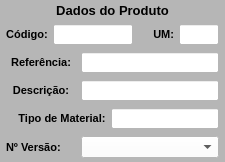
           <widget class="QWidget" name="widget_Cor1" native="true">
            <property name="sizePolicy">
             <sizepolicy hsizetype="Preferred" vsizetype="Preferred">
              <horstretch>0</horstretch>
              <verstretch>0</verstretch>
             </sizepolicy>
            </property>
            <property name="minimumSize">
             <size>
              <width>0</width>
              <height>0</height>
             </size>
            </property>
            <property name="maximumSize">
             <size>
              <width>16777215</width>
              <height>150</height>
             </size>
            </property>
            <property name="styleSheet">
             <string notr="true">background-color: rgb(182, 182, 182);</string>
            </property>
            <layout class="QVBoxLayout" name="verticalLayout_8">
             <property name="spacing">
              <number>1</number>
             </property>
             <property name="leftMargin">
              <number>1</number>
             </property>
             <property name="topMargin">
              <number>1</number>
             </property>
             <property name="rightMargin">
              <number>1</number>
             </property>
             <property name="bottomMargin">
              <number>1</number>
             </property>
             <item>
              <widget class="QWidget" name="widget_28" native="true">
               <property name="minimumSize">
                <size>
                 <width>0</width>
                 <height>0</height>
                </size>
               </property>
               <property name="maximumSize">
                <size>
                 <width>16777215</width>
                 <height>25</height>
                </size>
               </property>
               <property name="styleSheet">
                <string notr="true"/>
               </property>
               <layout class="QHBoxLayout" name="horizontalLayout_22">
                <property name="spacing">
                 <number>3</number>
                </property>
                <property name="leftMargin">
                 <number>3</number>
                </property>
                <property name="topMargin">
                 <number>2</number>
                </property>
                <property name="rightMargin">
                 <number>3</number>
                </property>
                <property name="bottomMargin">
                 <number>2</number>
                </property>
                <item>
                 <widget class="QLabel" name="label_53">
                  <property name="maximumSize">
                   <size>
                    <width>16777215</width>
                    <height>16777215</height>
                   </size>
                  </property>
                  <property name="font">
                   <font>
                    <pointsize>10</pointsize>
                    <weight>75</weight>
                    <bold>true</bold>
                   </font>
                  </property>
                  <property name="text">
                   <string>Dados do Produto</string>
                  </property>
                  <property name="alignment">
                   <set>Qt::AlignCenter</set>
                  </property>
                 </widget>
                </item>
               </layout>
              </widget>
             </item>
             <item>
              <widget class="QWidget" name="widget_29" native="true">
               <property name="minimumSize">
                <size>
                 <width>0</width>
                 <height>0</height>
                </size>
               </property>
               <property name="maximumSize">
                <size>
                 <width>16777215</width>
                 <height>30</height>
                </size>
               </property>
               <property name="styleSheet">
                <string notr="true"/>
               </property>
               <layout class="QHBoxLayout" name="horizontalLayout_25">
                <property name="spacing">
                 <number>5</number>
                </property>
                <property name="leftMargin">
                 <number>5</number>
                </property>
                <property name="topMargin">
                 <number>3</number>
                </property>
                <property name="rightMargin">
                 <number>5</number>
                </property>
                <property name="bottomMargin">
                 <number>3</number>
                </property>
                <item>
                 <widget class="QLabel" name="label_57">
                  <property name="minimumSize">
                   <size>
                    <width>0</width>
                    <height>0</height>
                   </size>
                  </property>
                  <property name="maximumSize">
                   <size>
                    <width>70</width>
                    <height>16777215</height>
                   </size>
                  </property>
                  <property name="font">
                   <font>
                    <pointsize>8</pointsize>
                    <weight>75</weight>
                    <bold>true</bold>
                   </font>
                  </property>
                  <property name="text">
                   <string>Código:</string>
                  </property>
                  <property name="alignment">
                   <set>Qt::AlignCenter</set>
                  </property>
                 </widget>
                </item>
                <item>
                 <widget class="QLineEdit" name="line_Codigo_Estrut">
                  <property name="sizePolicy">
                   <sizepolicy hsizetype="Preferred" vsizetype="Preferred">
                    <horstretch>0</horstretch>
                    <verstretch>0</verstretch>
                   </sizepolicy>
                  </property>
                  <property name="minimumSize">
                   <size>
                    <width>0</width>
                    <height>0</height>
                   </size>
                  </property>
                  <property name="maximumSize">
                   <size>
                    <width>80</width>
                    <height>16777215</height>
                   </size>
                  </property>
                  <property name="font">
                   <font>
                    <pointsize>8</pointsize>
                   </font>
                  </property>
                  <property name="styleSheet">
                   <string notr="true">background-color: rgb(255, 255, 255);</string>
                  </property>
                  <property name="alignment">
                   <set>Qt::AlignCenter</set>
                  </property>
                  <property name="placeholderText">
                   <string/>
                  </property>
                 </widget>
                </item>
                <item>
                 <widget class="QLabel" name="label_7">
                  <property name="text">
                   <string/>
                  </property>
                 </widget>
                </item>
                <item>
                 <widget class="QLabel" name="label_23">
                  <property name="minimumSize">
                   <size>
                    <width>0</width>
                    <height>0</height>
                   </size>
                  </property>
                  <property name="maximumSize">
                   <size>
                    <width>30</width>
                    <height>16777215</height>
                   </size>
                  </property>
                  <property name="font">
                   <font>
                    <pointsize>8</pointsize>
                    <weight>75</weight>
                    <bold>true</bold>
                   </font>
                  </property>
                  <property name="text">
                   <string>UM:</string>
                  </property>
                  <property name="alignment">
                   <set>Qt::AlignRight|Qt::AlignTrailing|Qt::AlignVCenter</set>
                  </property>
                 </widget>
                </item>
                <item>
                 <widget class="QLineEdit" name="line_UM_Estrut">
                  <property name="sizePolicy">
                   <sizepolicy hsizetype="Preferred" vsizetype="Preferred">
                    <horstretch>0</horstretch>
                    <verstretch>0</verstretch>
                   </sizepolicy>
                  </property>
                  <property name="minimumSize">
                   <size>
                    <width>0</width>
                    <height>0</height>
                   </size>
                  </property>
                  <property name="maximumSize">
                   <size>
                    <width>40</width>
                    <height>16777215</height>
                   </size>
                  </property>
                  <property name="font">
                   <font>
                    <pointsize>8</pointsize>
                   </font>
                  </property>
                  <property name="styleSheet">
                   <string notr="true">background-color: rgb(255, 255, 255);</string>
                  </property>
                  <property name="alignment">
                   <set>Qt::AlignCenter</set>
                  </property>
                 </widget>
                </item>
               </layout>
              </widget>
             </item>
             <item>
              <widget class="QWidget" name="widget_31" native="true">
               <property name="minimumSize">
                <size>
                 <width>0</width>
                 <height>0</height>
                </size>
               </property>
               <property name="maximumSize">
                <size>
                 <width>16777215</width>
                 <height>30</height>
                </size>
               </property>
               <property name="styleSheet">
                <string notr="true"/>
               </property>
               <layout class="QHBoxLayout" name="horizontalLayout_27">
                <property name="spacing">
                 <number>5</number>
                </property>
                <property name="leftMargin">
                 <number>5</number>
                </property>
                <property name="topMargin">
                 <number>3</number>
                </property>
                <property name="rightMargin">
                 <number>5</number>
                </property>
                <property name="bottomMargin">
                 <number>3</number>
                </property>
                <item>
                 <widget class="QLabel" name="label_58">
                  <property name="minimumSize">
                   <size>
                    <width>0</width>
                    <height>0</height>
                   </size>
                  </property>
                  <property name="maximumSize">
                   <size>
                    <width>70</width>
                    <height>16777215</height>
                   </size>
                  </property>
                  <property name="font">
                   <font>
                    <pointsize>8</pointsize>
                    <weight>75</weight>
                    <bold>true</bold>
                   </font>
                  </property>
                  <property name="text">
                   <string>Referência:</string>
                  </property>
                  <property name="alignment">
                   <set>Qt::AlignCenter</set>
                  </property>
                 </widget>
                </item>
                <item>
                 <widget class="QLineEdit" name="line_Referencia_Estrut">
                  <property name="sizePolicy">
                   <sizepolicy hsizetype="Preferred" vsizetype="Preferred">
                    <horstretch>0</horstretch>
                    <verstretch>0</verstretch>
                   </sizepolicy>
                  </property>
                  <property name="minimumSize">
                   <size>
                    <width>0</width>
                    <height>0</height>
                   </size>
                  </property>
                  <property name="maximumSize">
                   <size>
                    <width>16777215</width>
                    <height>16777215</height>
                   </size>
                  </property>
                  <property name="font">
                   <font>
                    <pointsize>8</pointsize>
                   </font>
                  </property>
                  <property name="cursor">
                   <cursorShape>IBeamCursor</cursorShape>
                  </property>
                  <property name="styleSheet">
                   <string notr="true">background-color: rgb(255, 255, 255);</string>
                  </property>
                  <property name="inputMask">
                   <string/>
                  </property>
                  <property name="text">
                   <string/>
                  </property>
                  <property name="maxLength">
                   <number>20</number>
                  </property>
                  <property name="frame">
                   <bool>true</bool>
                  </property>
                  <property name="echoMode">
                   <enum>QLineEdit::Normal</enum>
                  </property>
                  <property name="alignment">
                   <set>Qt::AlignLeading|Qt::AlignLeft|Qt::AlignVCenter</set>
                  </property>
                 </widget>
                </item>
               </layout>
              </widget>
             </item>
             <item>
              <widget class="QWidget" name="widget_30" native="true">
               <property name="minimumSize">
                <size>
                 <width>0</width>
                 <height>0</height>
                </size>
               </property>
               <property name="maximumSize">
                <size>
                 <width>16777215</width>
                 <height>30</height>
                </size>
               </property>
               <property name="styleSheet">
                <string notr="true"/>
               </property>
               <layout class="QHBoxLayout" name="horizontalLayout_26">
                <property name="spacing">
                 <number>5</number>
                </property>
                <property name="leftMargin">
                 <number>5</number>
                </property>
                <property name="topMargin">
                 <number>3</number>
                </property>
                <property name="rightMargin">
                 <number>5</number>
                </property>
                <property name="bottomMargin">
                 <number>3</number>
                </property>
                <item>
                 <widget class="QLabel" name="label_59">
                  <property name="minimumSize">
                   <size>
                    <width>0</width>
                    <height>0</height>
                   </size>
                  </property>
                  <property name="maximumSize">
                   <size>
                    <width>70</width>
                    <height>16777215</height>
                   </size>
                  </property>
                  <property name="font">
                   <font>
                    <pointsize>8</pointsize>
                    <weight>75</weight>
                    <bold>true</bold>
                   </font>
                  </property>
                  <property name="text">
                   <string>Descrição:</string>
                  </property>
                  <property name="alignment">
                   <set>Qt::AlignCenter</set>
                  </property>
                 </widget>
                </item>
                <item>
                 <widget class="QLineEdit" name="line_Descricao_Estrut">
                  <property name="sizePolicy">
                   <sizepolicy hsizetype="Preferred" vsizetype="Preferred">
                    <horstretch>0</horstretch>
                    <verstretch>0</verstretch>
                   </sizepolicy>
                  </property>
                  <property name="minimumSize">
                   <size>
                    <width>0</width>
                    <height>0</height>
                   </size>
                  </property>
                  <property name="maximumSize">
                   <size>
                    <width>16777215</width>
                    <height>16777215</height>
                   </size>
                  </property>
                  <property name="font">
                   <font>
                    <pointsize>8</pointsize>
                   </font>
                  </property>
                  <property name="styleSheet">
                   <string notr="true">background-color: rgb(255, 255, 255);</string>
                  </property>
                  <property name="alignment">
                   <set>Qt::AlignLeading|Qt::AlignLeft|Qt::AlignVCenter</set>
                  </property>
                 </widget>
                </item>
               </layout>
              </widget>
             </item>
             <item>
              <widget class="QWidget" name="widget_32" native="true">
               <property name="minimumSize">
                <size>
                 <width>0</width>
                 <height>0</height>
                </size>
               </property>
               <property name="maximumSize">
                <size>
                 <width>16777215</width>
                 <height>30</height>
                </size>
               </property>
               <property name="styleSheet">
                <string notr="true"/>
               </property>
               <layout class="QHBoxLayout" name="horizontalLayout_28">
                <property name="spacing">
                 <number>5</number>
                </property>
                <property name="leftMargin">
                 <number>5</number>
                </property>
                <property name="topMargin">
                 <number>3</number>
                </property>
                <property name="rightMargin">
                 <number>5</number>
                </property>
                <property name="bottomMargin">
                 <number>3</number>
                </property>
                <item>
                 <widget class="QLabel" name="label_2">
                  <property name="text">
                   <string/>
                  </property>
                 </widget>
                </item>
                <item>
                 <widget class="QLabel" name="label_61">
                  <property name="minimumSize">
                   <size>
                    <width>0</width>
                    <height>0</height>
                   </size>
                  </property>
                  <property name="maximumSize">
                   <size>
                    <width>100</width>
                    <height>16777215</height>
                   </size>
                  </property>
                  <property name="font">
                   <font>
                    <pointsize>8</pointsize>
                    <weight>75</weight>
                    <bold>true</bold>
                   </font>
                  </property>
                  <property name="text">
                   <string>Tipo de Material:</string>
                  </property>
                  <property name="alignment">
                   <set>Qt::AlignCenter</set>
                  </property>
                 </widget>
                </item>
                <item>
                 <widget class="QLineEdit" name="line_Tipo_Estrut">
                  <property name="sizePolicy">
                   <sizepolicy hsizetype="Preferred" vsizetype="Preferred">
                    <horstretch>0</horstretch>
                    <verstretch>0</verstretch>
                   </sizepolicy>
                  </property>
                  <property name="minimumSize">
                   <size>
                    <width>0</width>
                    <height>0</height>
                   </size>
                  </property>
                  <property name="maximumSize">
                   <size>
                    <width>200</width>
                    <height>16777215</height>
                   </size>
                  </property>
                  <property name="font">
                   <font>
                    <pointsize>8</pointsize>
                   </font>
                  </property>
                  <property name="styleSheet">
                   <string notr="true">background-color: rgb(255, 255, 255);</string>
                  </property>
                  <property name="alignment">
                   <set>Qt::AlignLeading|Qt::AlignLeft|Qt::AlignVCenter</set>
                  </property>
                 </widget>
                </item>
               </layout>
              </widget>
             </item>
             <item>
              <widget class="QWidget" name="widget_22" native="true">
               <property name="minimumSize">
                <size>
                 <width>0</width>
                 <height>0</height>
                </size>
               </property>
               <property name="maximumSize">
                <size>
                 <width>16777215</width>
                 <height>30</height>
                </size>
               </property>
               <layout class="QHBoxLayout" name="horizontalLayout_17">
                <property name="spacing">
                 <number>5</number>
                </property>
                <property name="leftMargin">
                 <number>5</number>
                </property>
                <property name="topMargin">
                 <number>3</number>
                </property>
                <property name="rightMargin">
                 <number>5</number>
                </property>
                <property name="bottomMargin">
                 <number>3</number>
                </property>
                <item>
                 <widget class="QLabel" name="label_77">
                  <property name="minimumSize">
                   <size>
                    <width>0</width>
                    <height>0</height>
                   </size>
                  </property>
                  <property name="maximumSize">
                   <size>
                    <width>70</width>
                    <height>16777215</height>
                   </size>
                  </property>
                  <property name="font">
                   <font>
                    <pointsize>8</pointsize>
                    <weight>75</weight>
                    <bold>true</bold>
                   </font>
                  </property>
                  <property name="text">
                   <string>Nº Versão:</string>
                  </property>
                  <property name="alignment">
                   <set>Qt::AlignLeading|Qt::AlignLeft|Qt::AlignVCenter</set>
                  </property>
                 </widget>
                </item>
                <item>
                 <widget class="QComboBox" name="combo_Versao">
                  <property name="sizePolicy">
                   <sizepolicy hsizetype="Preferred" vsizetype="Preferred">
                    <horstretch>0</horstretch>
                    <verstretch>0</verstretch>
                   </sizepolicy>
                  </property>
                  <property name="minimumSize">
                   <size>
                    <width>0</width>
                    <height>0</height>
                   </size>
                  </property>
                  <property name="maximumSize">
                   <size>
                    <width>16777215</width>
                    <height>25</height>
                   </size>
                  </property>
                  <property name="font">
                   <font>
                    <pointsize>8</pointsize>
                   </font>
                  </property>
                  <property name="styleSheet">
                   <string notr="true">background-color: rgb(255, 255, 255);</string>
                  </property>
                  <item>
                   <property name="text">
                    <string/>
                   </property>
                  </item>
                 </widget>
                </item>
               </layout>
              </widget>
             </item>
            </layout>
           </widget>
